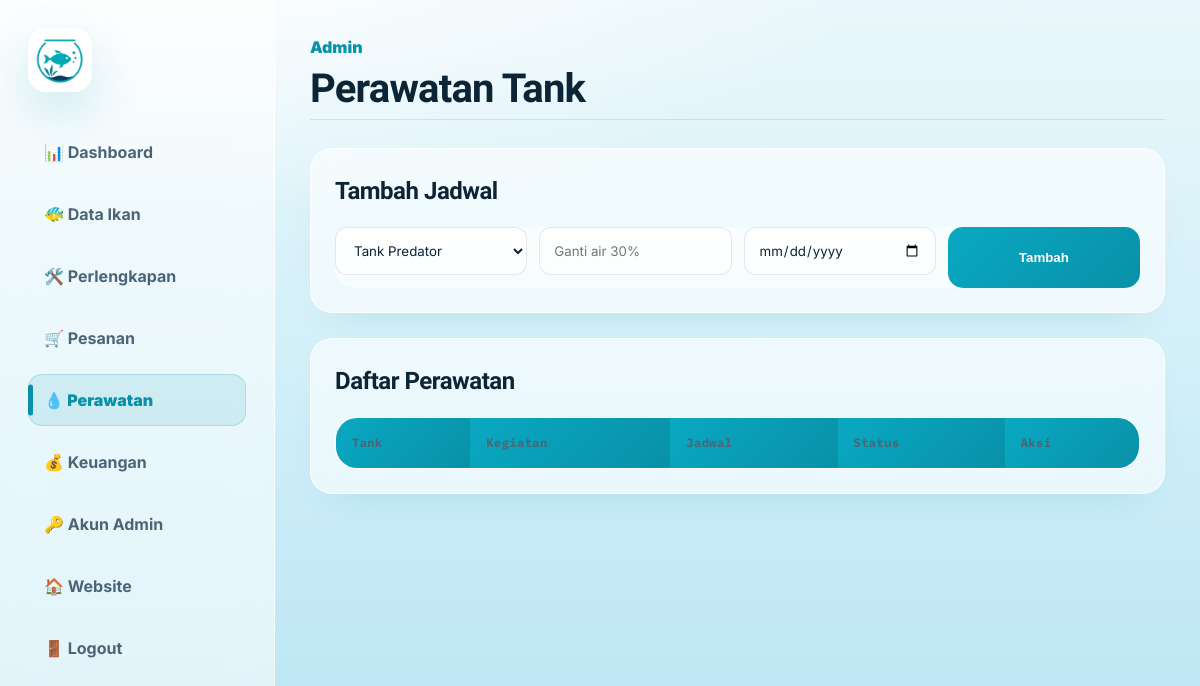
The app's page /admin/perawatan.php (signed in), older data.
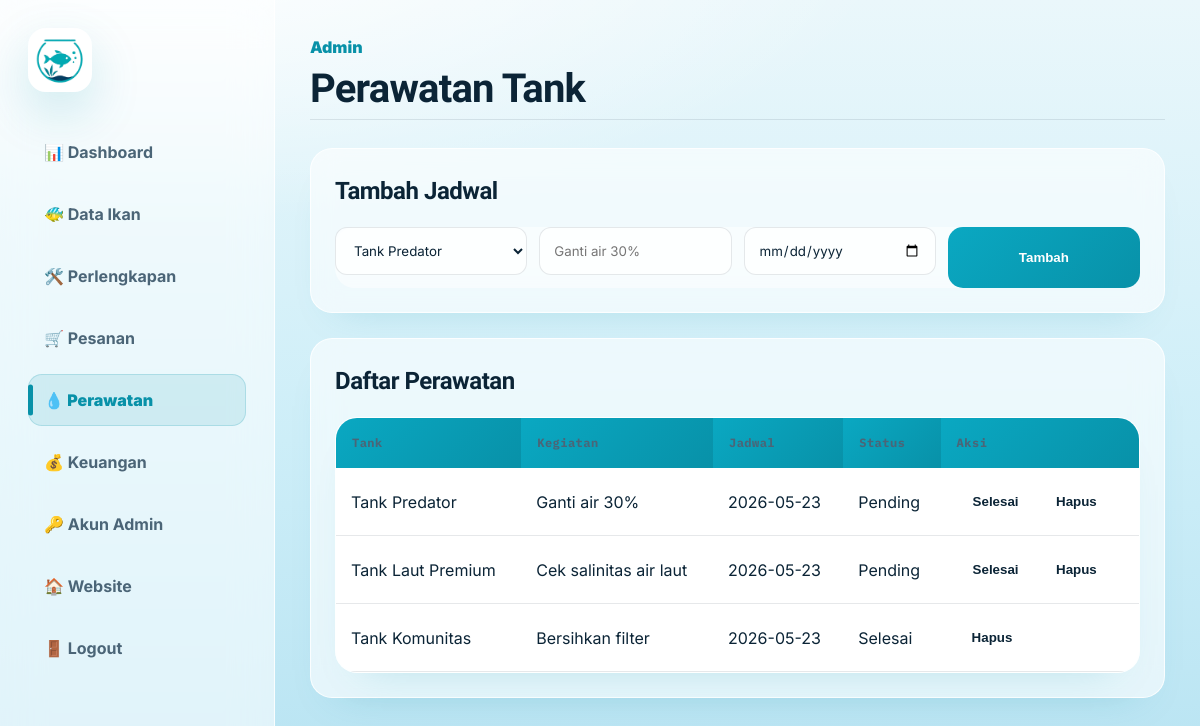
The same page, newer data.
### tables this page shows
CREATE TABLE `perawatan` (
  `id` int(11) NOT NULL,
  `tank_id` int(11) DEFAULT NULL,
  `nama_kegiatan` varchar(150) DEFAULT NULL,
  `jadwal` date DEFAULT NULL,
  `status` enum('Pending','Selesai') DEFAULT 'Pending',
  `created_at` timestamp NOT NULL DEFAULT current_timestamp()
);

CREATE TABLE `tank` (
  `id` int(11) NOT NULL,
  `nama` varchar(100) NOT NULL,
  `ukuran_liter` int(11) DEFAULT NULL,
  `jenis_air` varchar(50) DEFAULT NULL,
  `suhu` varchar(50) DEFAULT NULL,
  `ph` varchar(50) DEFAULT NULL,
  `kapasitas` int(11) DEFAULT NULL,
  `created_at` timestamp NOT NULL DEFAULT current_timestamp()
);

### config/db.php (called while the page is built, shortened)
<?php
function url($path = '')
{
    $base = rtrim(BASE_URL, '/');
    $path = ltrim((string) $path, '/');
    return ($base !== '' ? $base : '') . '/' . $path;
}
function e($text)
{
    return htmlspecialchars((string) ($text ?? ''), ENT_QUOTES, 'UTF-8');
}

### admin/perawatan.php (the view, shortened to what this page needs)
<?php
require "../config/db.php";
$tank = $pdo->query("SELECT * FROM tank")->fetchAll();
$data = $pdo->query("SELECT p.*, t.nama AS tank FROM perawatan p LEFT JOIN tank t ON p.tank_id = t.id ORDER BY p.jadwal DESC")->fetchAll();
?>
<!DOCTYPE html>
<html lang="id">
<head>
    <link rel="stylesheet" href="../assets/css/style.css">
</head>
<body>
    <div class="admin-layout">
        <?php include "sidebar.php"; ?>
        <main class="admin-content">
            <div class="admin-header">
                <div>
                    <span>Admin</span>
                    <h1>Perawatan Tank</h1>
                </div>
            </div>
            <div class="admin-panel">
                <h2>Tambah Jadwal</h2>
                <form method="POST" class="admin-form">
                    <select name="tank_id">
                        <?php foreach ($tank as $t): ?>
                            <option value="<?= $t['id'] ?>"><?= e($t['nama']) ?></option>
                        <?php endforeach; ?>
                    </select>
                    <input type="text" name="nama_kegiatan" placeholder="Ganti air 30%" required>
                    <input type="date" name="jadwal" required>
                    <button name="tambah">Tambah</button>
                </form>
            </div>
            <div class="admin-panel">
                <h2>Daftar Perawatan</h2>
                <div class="table-box">
                    <table>
                        <tr>
                            <th>Tank</th>
                            <th>Kegiatan</th>
                            <th>Jadwal</th>
                            <th>Status</th>
                            <th>Aksi</th>
                        </tr>
                        <?php foreach ($data as $p): ?>
                            <tr>
                                <td><?= e($p['tank']) ?></td>
                                <td><?= e($p['nama_kegiatan']) ?></td>
                                <td><?= e($p['jadwal']) ?></td>
                                <td><?= e($p['status']) ?></td>
                                <td>
                                    <?php if ($p['status'] === 'Pending'): ?>
                                        <form method="POST" class="action-form-inline">
                                            <button class="mini-button" name="selesai">Selesai</button>
                                        </form>
                                    <?php endif; ?>
                                    <form method="POST" class="action-form-inline">
                                        <button class="delete-button" name="hapus">Hapus</button>
                                    </form>
                                </td>
                            </tr>
                        <?php endforeach; ?>
                    </table>
                </div>
            </div>
        </main>
    </div>
</body>
</html>

### admin/sidebar.php (shortened to what this page needs)
<?php
$currentAdminFile = basename($_SERVER['PHP_SELF'] ?? 'dashboard.php');
if (!function_exists('admin_menu_active')) {
    function admin_menu_active($files)
    {
        global $currentAdminFile;
        if (!is_array($files)) {
            $files = [$files];
        }
        $current = strtolower($currentAdminFile ?? 'dashboard.php');
        $normalizedFiles = array_map(static function ($file) {
            return strtolower(trim($file));
        }, $files);
        return in_array($current, $normalizedFiles, true) ? 'admin-active-page' : '';
    }
}
?>
<aside class="admin-sidebar">
    <div class="side-brand">
        <?php if (file_exists(__DIR__ . '/../assets/img/logo.png')): ?>
            <img src="<?= e(url('../assets/img/logo.png')) ?>" alt="Logo AquaStore" class="brand-logo admin-brand-logo">
        <?php else: ?>
            <div class="brand-icon">🐟</div>
        <?php endif; ?>
    </div>
    <a href="dashboard.php" class="<?= admin_menu_active('dashboard.php') ?>" <?= admin_menu_active('dashboard.php') ? 'aria-current="page"' : '' ?>>📊 Dashboard</a>
    <a href="ikan.php" class="<?= admin_menu_active(['ikan.php', 'form-ikan.php']) ?>" <?= admin_menu_active(['ikan.php', 'form-ikan.php']) ? 'aria-current="page"' : '' ?>>🐠 Data Ikan</a>
    <a href="perlengkapan.php" class="<?= admin_menu_active(['perlengkapan.php', 'form-perlengkapan.php']) ?>" <?= admin_menu_active(['perlengkapan.php', 'form-perlengkapan.php']) ? 'aria-current="page"' : '' ?>>🛠️ Perlengkapan</a>
    <a href="pesanan.php" class="<?= admin_menu_active('pesanan.php') ?>" <?= admin_menu_active('pesanan.php') ? 'aria-current="page"' : '' ?>>🛒 Pesanan</a>
    <a href="perawatan.php" class="<?= admin_menu_active('perawatan.php') ?>" <?= admin_menu_active('perawatan.php') ? 'aria-current="page"' : '' ?>>💧 Perawatan</a>
    <a href="keuangan.php" class="<?= admin_menu_active('keuangan.php') ?>" <?= admin_menu_active('keuangan.php') ? 'aria-current="page"' : '' ?>>💰 Keuangan</a>
    <a href="akun.php" class="<?= admin_menu_active('akun.php') ?>" <?= admin_menu_active('akun.php') ? 'aria-current="page"' : '' ?>>🔑 Akun Admin</a>
    <a href="<?= e(url('index.php')) ?>">🏠 Website</a>
    <a href="<?= e(url('proses/logout.php')) ?>">🚪 Logout</a>
</aside>

### assets/css/legacy.css (style rules this page uses)
:root { --dark: #031426; --dark2: #062847; --blue: #1677ff; --cyan: #12d6c5; --white: #fff; --soft: #f4fbff; --text: #09213d; --muted: #64748b; --danger: #ff4d6d; --shadow: 0 18px 50px rgba(0, 0, 0, .12); --radius: 24px }
* { margin: 0; padding: 0; box-sizing: border-box }
body { font-family: 'Poppins', Arial, sans-serif; background: var(--soft); color: var(--text); overflow-x: hidden }
a { text-decoration: none; color: inherit }
img { max-width: 100%; display: block }
.hero-button, .login-button, .mini-button { border: none; cursor: pointer; font-weight: 800; border-radius: 16px; transition: .25s }
.mini-button { display: inline-block; padding: 10px 16px; color: white; background: linear-gradient(135deg, var(--cyan), var(--blue)) }
.delete-button { padding: 10px 15px; border: none; border-radius: 14px; background: var(--danger); color: white; font-weight: 800; cursor: pointer }
.login-box input, .modal-box input, .modal-box select, .modal-box textarea, .checkout-form input, .checkout-form textarea, .checkout-form select, .search-form input, .search-form select, .admin-form input, .admin-form select { width: 100%; padding: 14px; margin-bottom: 13px; border: 1px solid #d5e8f1; border-radius: 15px; outline: none; font-family: inherit; background: white }
.table-box { width: 100%; overflow-x: auto; border-radius: 22px; background: white; box-shadow: var(--shadow) }
table { width: 100%; border-collapse: collapse; background: white }
th { padding: 16px; text-align: left; color: white; background: linear-gradient(135deg, var(--cyan), var(--blue)) }
td { padding: 15px; border-bottom: 1px solid #e7f3ef; color: var(--text) }
.admin-layout { display: flex; min-height: 100vh; background: var(--soft) }
.admin-sidebar { width: 275px; min-height: 100vh; padding: 28px; position: fixed; top: 0; left: 0; background: linear-gradient(180deg, #031426, #0b5f8a); color: white }
.side-brand { margin-bottom: 34px }
.admin-sidebar a { display: block; margin-bottom: 10px; padding: 14px 16px; border-radius: 16px; color: white; font-weight: 700; transition: .25s }
.admin-content { width: calc(100% - 275px); margin-left: 275px; padding: 35px }
.admin-header { margin-bottom: 28px; display: flex; justify-content: space-between; align-items: center }
.admin-header span { color: var(--blue); font-weight: 900 }
.admin-header h1 { font-size: 40px }
.dash-card, .admin-panel { padding: 24px; border-radius: var(--radius); background: white; box-shadow: var(--shadow) }
.admin-panel { margin-bottom: 25px }
.admin-panel h2 { margin-bottom: 18px }
.admin-form { display: grid; grid-template-columns: repeat(auto-fit, minmax(190px, 1fr)); gap: 12px }
.admin-form button { min-height: 48px; border: none; border-radius: 15px; background: linear-gradient(135deg, var(--cyan), var(--blue)); color: white; font-weight: 900; cursor: pointer }

### assets/css/base/variables.css (style rules this page uses)
:root { --primary: #0891A8; --primary-hover: #0AA8C2; --secondary: #EAF7FB; --surface: #F4FBFE; --card: rgba(255,255,255,.6); --accent: #F2A531; --accent-hover: #FFB74D; --success: #22C55E; --danger: #EF4444; --text: #0B2436; --text-muted: #4B6577; --border: rgba(11,36,54,.1); --glass-border: rgba(255,255,255,.8); --shadow: 0 20px 50px rgba(8,145,168,.18); --radius-sm: 12px; --radius-md: 18px; --radius-lg: 28px; --transition: .3s ease; --font-display: 'Bricolage Grotesque', sans-serif; --font-body: 'Inter', sans-serif; --font-mono: 'IBM Plex Mono', monospace; --blue: var(--primary); --cyan: var(--primary-hover); --soft: var(--secondary); --muted: var(--text-muted); --dark: var(--text); --radius: var(--radius-lg); }

### assets/css/base/typography.css (style rules this page uses)
h1, h2, h3, h4, p { margin: 0; }
body { line-height: 1.5; }

### assets/css/layout/admin-layout.css (style rules this page uses)
.admin-layout { display: flex; min-height: 100vh; background: var(--secondary); }
.admin-content { width: calc(100% - 275px); margin-left: 275px; padding: 35px; }
.admin-header { margin-bottom: 28px; display: flex; justify-content: space-between; align-items: center; }
.admin-header span { color: var(--primary); font-weight: 900; }
.admin-header h1 { font-size: 40px; }
.dash-card, .admin-panel { padding: 24px; }
.admin-panel { margin-bottom: 25px; }
.admin-panel h2 { margin-bottom: 18px; }

### assets/css/components/forms.css (style rules this page uses)
.admin-form { display: grid; grid-template-columns: repeat(auto-fit, minmax(190px, 1fr)); gap: 12px; }
.admin-form button { min-height: 48px; border: none; border-radius: 15px; background: linear-gradient(135deg, var(--cyan), var(--blue)); color: white; font-weight: 900; cursor: pointer; }
.action-form-inline { display: inline-block; }

Row changes from the older to the newer data that the page shows:
added perawatan: tank.nama "Tank Predator", nama_kegiatan "Ganti air 30%", jadwal "2026-05-23", status "Pending"
added perawatan: tank.nama "Tank Laut Premium", nama_kegiatan "Cek salinitas air laut", jadwal "2026-05-23", status "Pending"
added perawatan: tank.nama "Tank Komunitas", nama_kegiatan "Bersihkan filter", jadwal "2026-05-23", status "Selesai"
